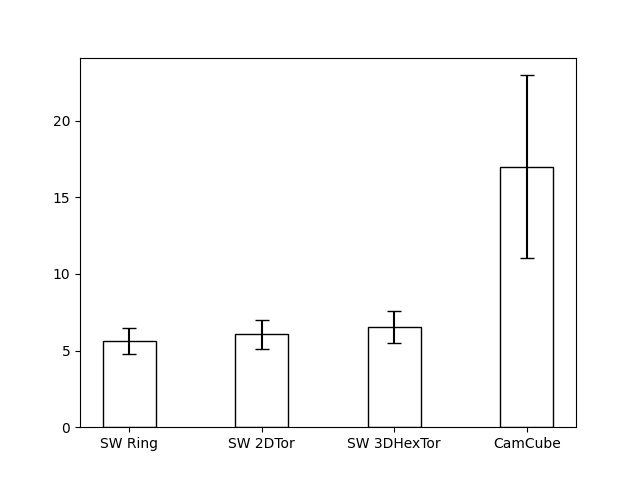

Recreate this plot in Python.
import matplotlib.pyplot as plt
import networkx as nx
import numpy as np

# n = 1536
# degree = 6

# SW2DTorusDims = (32, 48)
# SW3DHexTorusDims = (16, 8, 12)
# CamCubeDims = (8, 12, 16)

n = 10240
degree = 6

SW2DTorusDims = [80, 128]
# Depth, long edge (vertical in diagram), short edge (horizontal).
SW3DHexTorusDims = [20, 16, 32]
CamCubeDims = [16, 20, 32]

############################ Topology Generation ###############################

def reverse_pairs(sett):
  return set((entry[1], entry[0]) for entry in sett)

def add_random_links(G, random_links_per_node):
  """
  Add a number of random links to a graph G, maintaining a constant degree.

  random_links_per_node must be a multiple of n / 2, where n is the number of
  nodes of G. The input graph must have uniform degree, and will retain that
  property afterwards.

  Parameters:
  G (NetworkX Graph): The topology.
  random_links_per_node (int): The number of new links to be added to G.

  Returns:
  None
  """
  n = len(G)
  print('Adding random links...')
  random_links = random_links_per_node * n / 2
  # Store candidate links in a temporary graph so we don't remove
  # a regular link.
  temp_G = nx.Graph()
  temp_G.add_nodes_from(G)
  for _ in np.arange(random_links):
    # Repeat until a valid link is found.
    while True:
      random_link = np.random.choice(n, size=2, replace=False)
      if not G.has_edge(*random_link) and not temp_G.has_edge(*random_link):
        break
    temp_G.add_edge(*random_link)
  # Swap links around until all nodes have the correct degree.
  # Picks a random neighbour from the highest degree node
  # and swaps the highest degree node with the lowest degree node possible.
  print('Swapping random links around...')
  degrees = list(temp_G.degree())
  degrees.sort(key=lambda x:x[1])
  while degrees[0][1] != degrees[-1][1]:
    node1 = degrees[-1][0]
    node2 = np.random.choice(list(temp_G.neighbors(node1)))
    for i in np.arange(n - 1):
      node3 = degrees[i][0]
      if not temp_G.has_edge(node2, node3) \
          and not G.has_edge(node2, node3) \
          and node2 != node3:
        break
    temp_G.remove_edge(node1, node2)
    temp_G.add_edge(node2, node3)
    # Recalculate the list of degrees every iteration. This is inefficient
    # since we know which edges swapped, but it's convenient.
    degrees = list(temp_G.degree())
    degrees.sort(key=lambda x:x[1])
  # Add candidate links to the original graph.
  G.add_edges_from(temp_G.edges)

### The following functions generate their respective topologies
### found in the Small-World Datacenters paper, generating both regular
### and random links as necessary.
### Each return the topology as a NetworkX graph.

def SWRingTopo(n=n, degree=degree):
  print('Creating topology: SWRing...')
  G = nx.Graph()
  for i in np.arange(n):
    G.add_node(i)
  # Regular links.
  print('Adding regular links...')
  for i in np.arange(n):
    G.add_edge(i, (i + 1) % n)
  # Number of ports assigned to random links.
  random_links = degree - 2
  # Add random_links sets of n/2 random links.
  add_random_links(G, random_links)
  return G

def SW2DTorusTopo(dims=SW2DTorusDims, degree=degree):
  print('Creating topology: SW2DTorus...')
  x, y = dims
  n = x * y
  G = nx.Graph()
  for i in np.arange(n):
    G.add_node(i)
  # Regular links.
  print('Adding regular links...')
  for i in np.arange(x):
    for j in np.arange(y):
      G.add_edge(i * y + j, i * y + (j + 1) % y)
      G.add_edge(i * y + j, ((i + 1) % x) * y + j)
  # Number of ports assigned to random links.
  random_links = degree - 4
  # Add random_links sets of n/2 random links.
  add_random_links(G, random_links)
  return G

def SW3DHexTorusTopo(dims=SW3DHexTorusDims, degree=degree):
  assert dims[1] % 2 == 0 and dims[2] % 2 == 0
  print('Creating topology: SW3DHexTorus...')
  x, y, z = dims
  n = x * y * z
  G = nx.Graph()
  for i in np.arange(n):
    G.add_node(i)
  # Regular links.
  print('Adding regular links...')
  for i in np.arange(x):
    for j in np.arange(y):
      for k in np.arange(z):
        index = i * y * z + j * z + k
        # Horizontal edge.
        G.add_edge(index, i * y * z + j * z + (k + 1) % z)
        # Vertical edge.
        if ((j + k) % 2 == 1):
          G.add_edge(index, i * y * z + ((j + 1) % y) * z + k)
        # Z-dimension edge (labelled as x here).
        G.add_edge(index, ((i + 1) % x) * y * z + j * z + k)

  # Number of ports assigned to random links.
  random_links = degree - 5
  # Add random_links sets of n/2 random links.
  add_random_links(G, random_links)
  return G

def CamCubeTopo(dims=CamCubeDims, degree=degree):
  print('Creating topology: CamCube...')
  x, y, z = dims
  n = x * y * z
  G = nx.Graph()
  for i in np.arange(n):
    G.add_node(i)
  # Regular links.
  print('Adding regular links...')
  for i in np.arange(x):
    for j in np.arange(y):
      for k in np.arange(z):
        index = i * y * z + j * z + k
        # Horizontal edge.
        G.add_edge(index, i * y * z + j * z + (k + 1) % z)
        # Vertical edge.
        G.add_edge(index, i * y * z + ((j + 1) % y) * z + k)
        # Z-dimension edge (labelled as x here).
        G.add_edge(index, ((i + 1) % x) * y * z + j * z + k)
  return G

############################## Figure Plotting #################################

def draw_graph(G):
  """Draw and save a NetworkX graph as G.png."""
  nx.drawing.nx_pylab.draw(G)
  plt.savefig('G.png')

def flatten_shortest_path_length(lengths):
  """
  Flattens the shortest_path_length dictionary generated by NetworkX
  into a single list of values.
  """
  l = []
  for k1, sub in lengths.items():
    for k2, v in sub.items():
      if k1 == k2:
        continue
      l.append(v)
  return l

def plot_shortest_path_lengths(topo_func, name):
  """Plots one bar of figure 3 of the SWDCs paper."""
  G = topo_func()
  print('Flattening lengths...')
  shortest_path_lengths = flatten_shortest_path_length(
      dict(nx.shortest_path_length(G)))
  print('Plotting...')
  mean = np.mean(shortest_path_lengths)
  err = np.std(shortest_path_lengths)

  plt.bar(name, height=mean, yerr=err,
      color='white', edgecolor='black', width=0.4, capsize=5)

################################# Main #########################################

if __name__ == '__main__':
  plot_shortest_path_lengths(SWRingTopo, 'SW Ring')
  plot_shortest_path_lengths(SW2DTorusTopo, 'SW 2DTor')
  plot_shortest_path_lengths(SW3DHexTorusTopo, 'SW 3DHexTor')
  plot_shortest_path_lengths(CamCubeTopo, 'CamCube')
  plt.savefig('shortest_path_lengths.png')

  # SWRingTopo(n=10)

  # draw_graph(SW2DTorusTopo())
